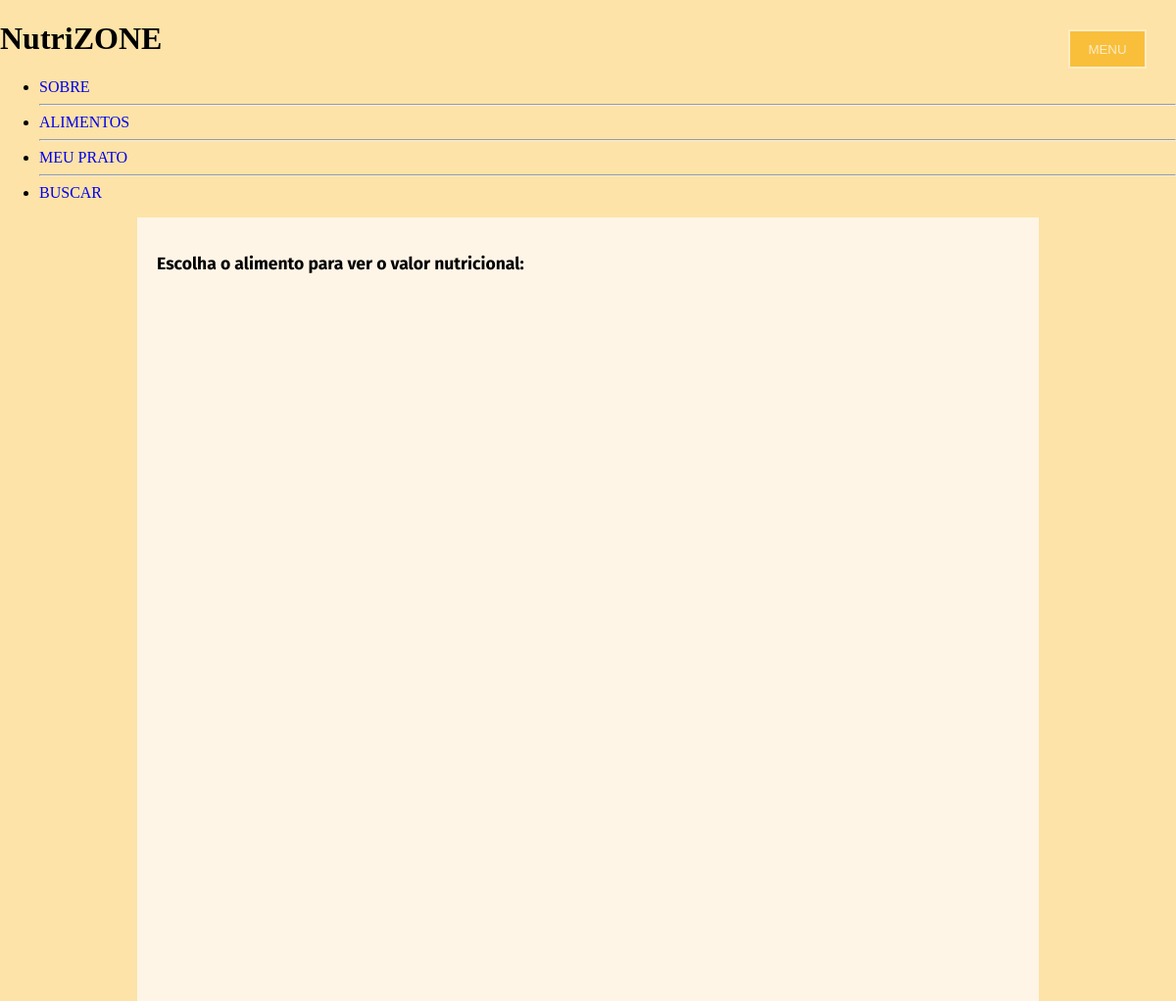
The page /alimentos on the database as committed earlier.
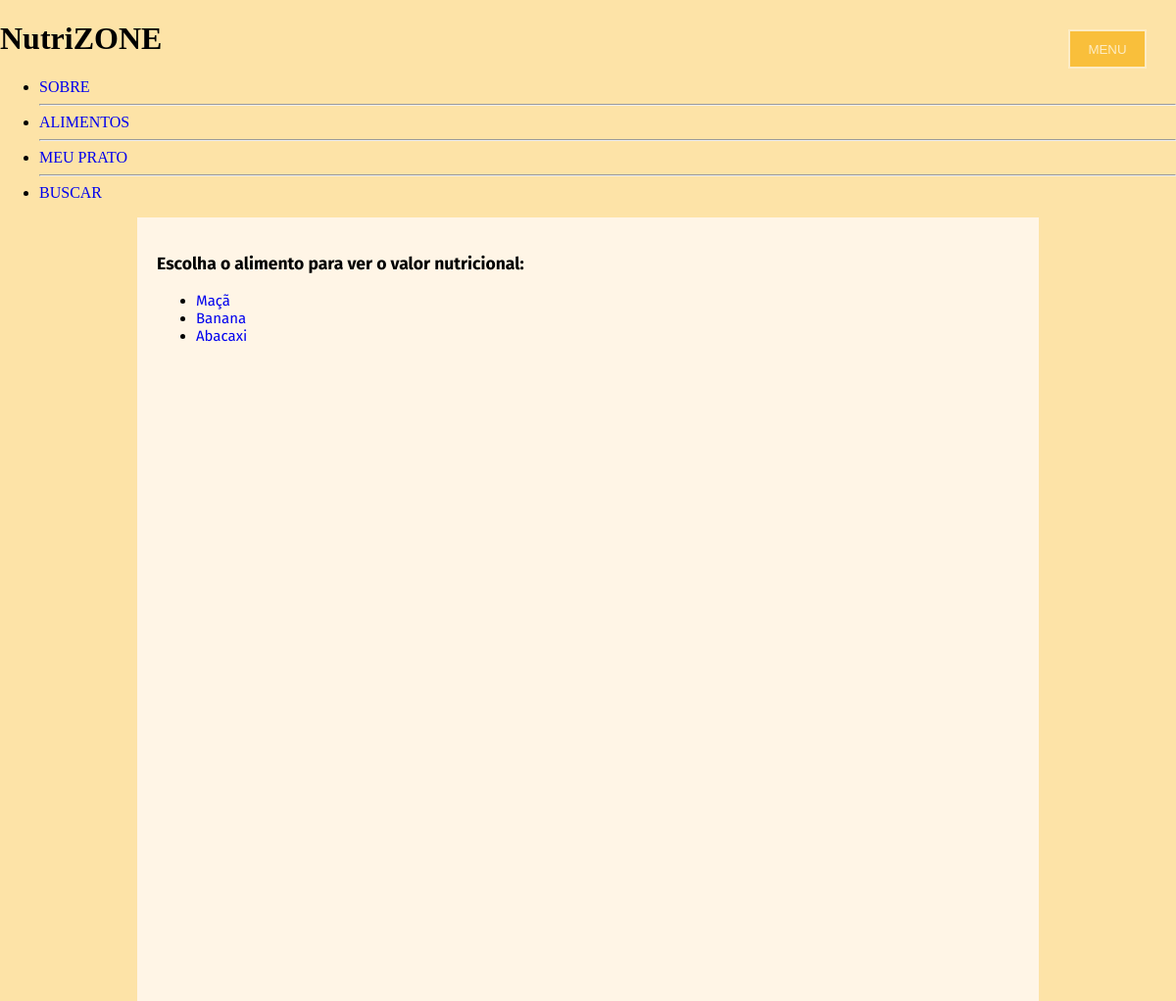
The same page on the database as committed later.
### nutrizone/models.py (models this page shows, shortened)
class Food(models.Model):
	name = models.CharField(max_length=100)
	ndbno = models.IntegerField()

### nutrizone/views.py (the view)
# urls.py: url(r'^alimentos$', views.foodlist, name='foodlist'),
def foodlist(request):
	foodlist = Food.objects.all()
	return render(request, 'foodlist.html', {'foodlist': foodlist})

### nutrizone/templates/foodlist.html
{% extends 'base.html' %}
{% block content %}
    <div class="foodlist">
    	<h3>Escolha o alimento para ver o valor nutricional:</h3>
        <ul class="foods">
    	{% for food in foodlist %}
    	   <li class="food"><a href="./nutrition/{{food.name}}">{{food.name}}</a></li>
    	{% endfor %}
        </div>
    </div>
{% endblock %}

Rows that differ between the two databases and show on the page:
added Food: name "Maçã"
added Food: name "Banana"
added Food: name "Abacaxi"
